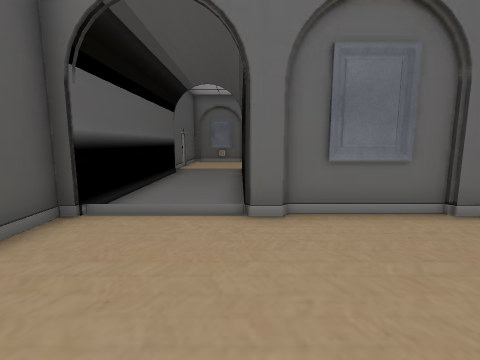
view 1 (above)

14 first-person views from a walk through a Unity game level. The camera is 1.4 m above the floor, tilts 8° down and sees 85° across. The floor is counted in squares, 1 m on a side. Each view is taken from the middle of a square. On the plan, view 1 faces up. The plan holds only what a view shows up to about 13 squares ahead; the rest is blank. The player is left out. Some surface patterns are stand-ins.

view 2
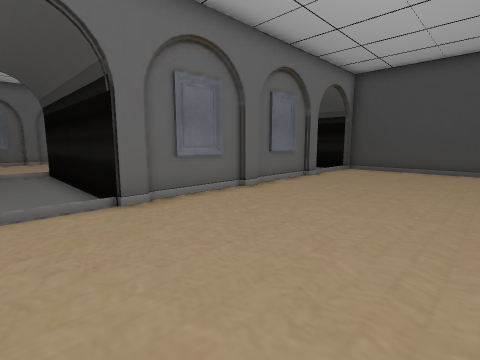

view 3
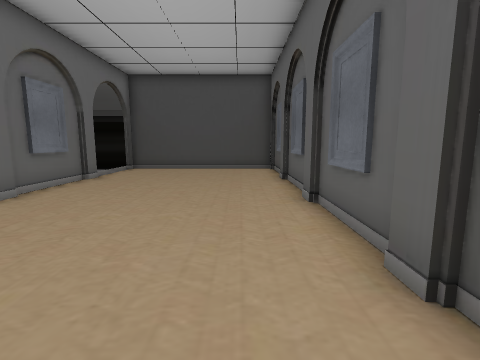

view 4
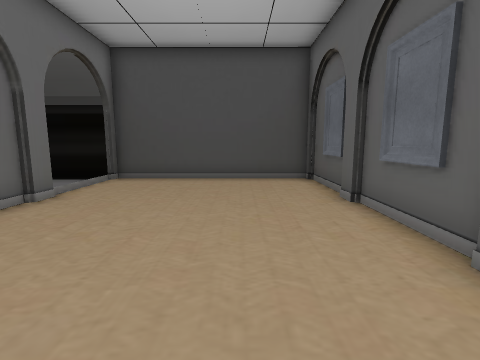

view 5
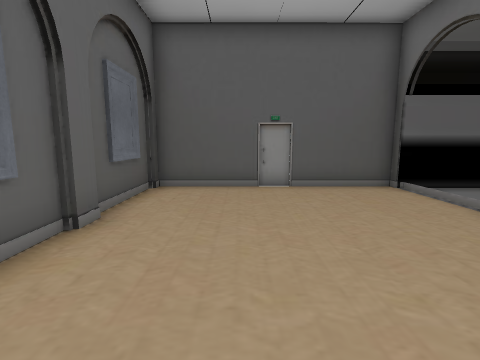

view 6
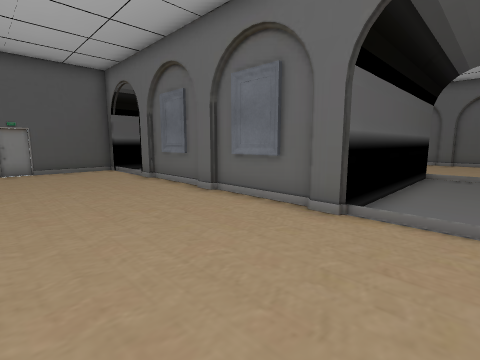

view 7
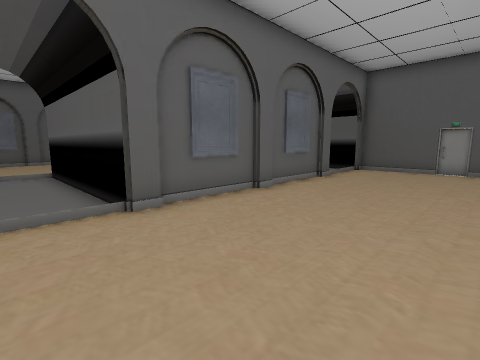

view 8
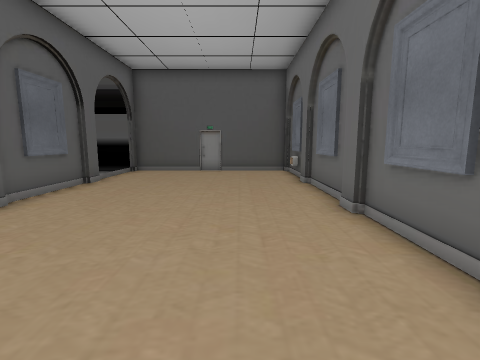

view 9
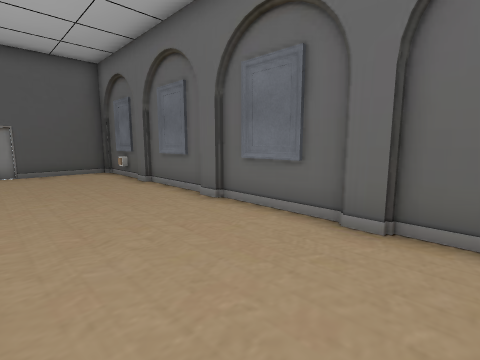

view 10
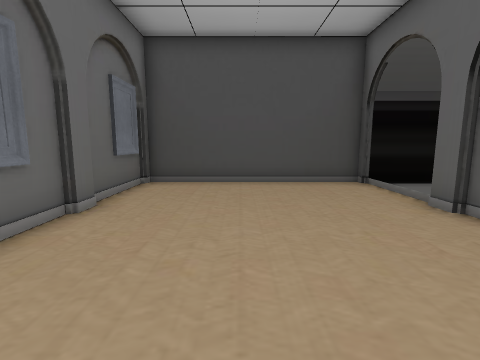

view 11
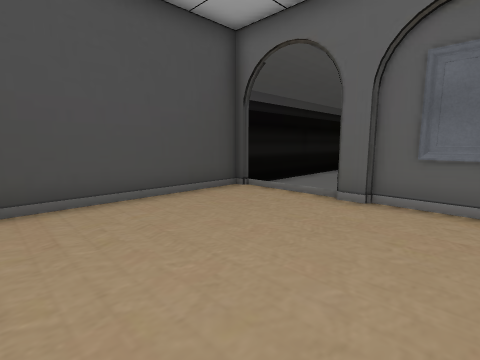

view 12
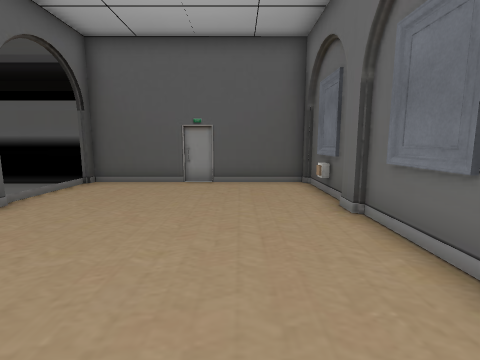

view 13
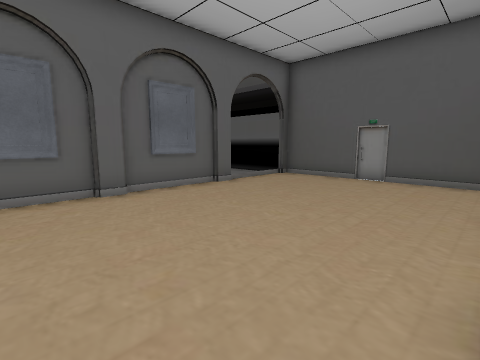

view 14
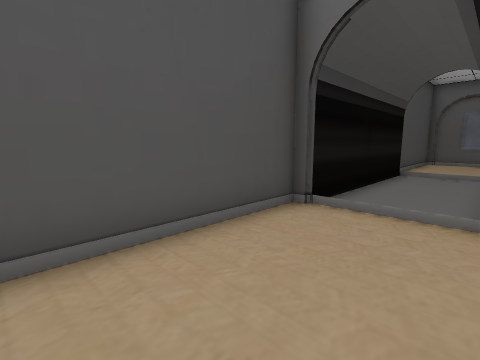

### Floor plan
Ten units are one square. View 1 is at (0, 0); x grows to the right and y downward. Boxes are objects, and circles mark ways between rooms. Rooms are numbered by the first view taken in them; rooms with no view inside come last. Other rooms are left out.
<svg viewBox="-40 -220 170 254">
<path fill="none" stroke="#000" d="M41 27 49 27M49 29 82 29M49 -49 41 -49M42 -51 8 -51M81 27 89 27M82 -51 48 -51M89 -49 81 -49M9 -49 2 -49M8 29 42 29M92 29 125 29 125 -50M95 -51 88 -51M1 27 9 27M2 -51 -5 -51M-35 -36 -35 29 2 29M41 -127 49 -127M8 -125 90 -125M81 -127 89 -127 89 -49M49 -203 41 -203M40 -205 7 -205M9 -203 1 -203M82 -205 47 -205M89 -203 81 -203M-24 -205 -35 -205 -35 -127 -31 -127 -31 -49M125 -126 125 -205 87 -205M2 -49 2 -127 9 -127M-25 -51 -35 -51 -35 -36M121 -49 121 -128"/>
<rect x="-25" y="-215" width="20" height="20" fill="#bbb"><title>other object</title></rect>
<rect x="-15" y="-205" width="10" height="10" fill="#bbb"><title>other object</title></rect>
<circle cx="-20" cy="-43" r="3" fill="#2a7"/>
<circle cx="105" cy="-45" r="3" fill="#2a7"/>
<text x="50" y="-10">1</text>
<text x="40" y="-150">2</text>
</svg>
Room 1 opens to room 2.

Where each view was taken, in squares from view 1:
view 1: 0 up, 0 right, facing up
view 2: 1 down, 2 left, facing up-right
view 3: 1 down, 2 left, facing right
view 4: 0 up, 2 right, facing right
view 5: 0 up, 5 right, facing left
view 6: 0 up, 11 right, facing up-left
view 7: 18 up, 11 right, facing down-left
view 8: 18 up, 10 right, facing left
view 9: 16 up, 10 right, facing up-left
view 10: 17 up, 3 right, facing right
view 11: 19 up, 6 right, facing down-right
view 12: 18 up, 6 right, facing left
view 13: 20 up, 7 right, facing down-left
view 14: 18 up, 9 right, facing down-right
